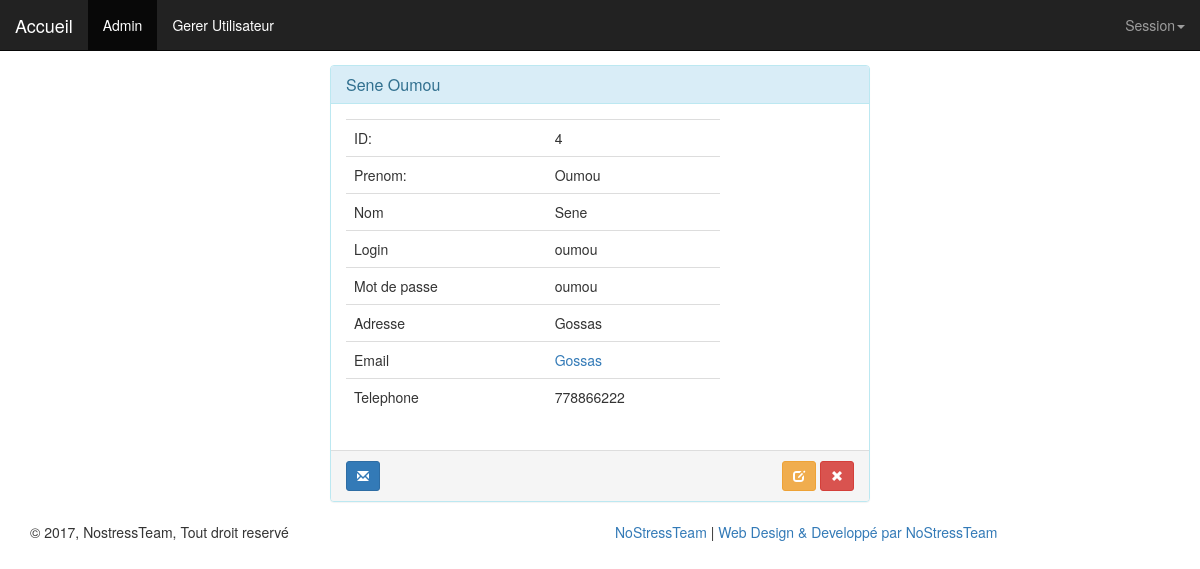
The page /details.php?recordID=4 (signed in) on the database its author committed.
### tables this page shows
CREATE TABLE IF NOT EXISTS `etudiants` (
  `id` int(10) NOT NULL AUTO_INCREMENT,
  `prenoms` varchar(100) NOT NULL,
  `nom` varchar(50) NOT NULL,
  `login` varchar(100) NOT NULL,
  `mdp` varchar(100) NOT NULL,
  `telephone` varchar(10) NOT NULL,
  `adresse` varchar(100) NOT NULL,
  `email` varchar(50) NOT NULL,
  PRIMARY KEY (`id`)
);

### details.php (the view, shortened to what this page needs)
<?php require_once('Connections/cnx.php'); ?>
<?php
if (!function_exists("GetSQLValueString")) {
  function GetSQLValueString($theValue, $theType, $theDefinedValue = "", $theNotDefinedValue = "")
  {
    $theValue = function_exists("mysql_real_escape_string") ? mysql_real_escape_string($theValue) : mysql_escape_string($theValue);
    switch ($theType) {
      case "long":
      case "int":
        $theValue = ($theValue != "") ? intval($theValue) : "NULL";
        break;
    }
    return $theValue;
  }
}
$maxRows_DetailRS1 = 5;
$pageNum_DetailRS1 = 0;
$startRow_DetailRS1 = $pageNum_DetailRS1 * $maxRows_DetailRS1;
$colname_DetailRS1 = "-1";
if (isset($_GET['recordID'])) {
  $colname_DetailRS1 = $_GET['recordID'];
}
$query_DetailRS1 = sprintf("SELECT * FROM etudiants WHERE id = %s ORDER BY nom ASC", GetSQLValueString($colname_DetailRS1, "int"));
$query_limit_DetailRS1 = sprintf("%s LIMIT %d, %d", $query_DetailRS1, $startRow_DetailRS1, $maxRows_DetailRS1);
$DetailRS1 = mysql_query($query_limit_DetailRS1, $cnx) or die(mysql_error());
$row_DetailRS1 = mysql_fetch_assoc($DetailRS1);
?>
  <!DOCTYPE html>
  <html lang="en">
<head>
  <link rel="stylesheet" href="https://maxcdn.bootstrapcdn.com/bootstrap/3.3.7/css/bootstrap.min.css">
  <link href="https://cdnjs.cloudflare.com/ajax/libs/font-awesome/4.4.0/css/font-awesome.min.css" rel='stylesheet' type='text/css'>
</head>
<body>
<nav class="navbar navbar-inverse navbar-fixed-top " >
  <div class="container-fluid">
    <div class="navbar-header">
      <a class="navbar-brand" href="index.php" style="color:#FFF">Accueil</a></div>
    <div class="collapse navbar-collapse" id="topFixedNavbar1">
      <ul class="nav navbar-nav">
        <li class="active"><a href="#">Admin<span class="sr-only">(current)</span></a></li>
        <li><a href="ajouter.php" style="color:#FFF">Gerer Utilisateur</a></li>
      </ul>
      <ul class="nav navbar-nav navbar-right">
        <li class="dropdown"><a href="#" class="dropdown-toggle" data-toggle="dropdown" role="button" aria-haspopup="true" aria-expanded="false">Session<span class="caret"></span></a>
        </li>
      </ul>
    </div>
  </div>
</nav>
<div class="container">
  <div class="col-xs-12 col-sm-12 col-md-6 col-lg-6 col-xs-offset-0 col-sm-offset-0 col-md-offset-3 col-lg-offset-3 toppad" >
    <div class="panel panel-info" style="margin-top: 12%">
      <div class="panel-heading">
        <h3 class="panel-title"> <?php echo $row_DetailRS1['nom']; ?>  <?php echo $row_DetailRS1['prenoms']; ?></h3>
      </div>
      <div class="panel-body">
        <div class="row">
          <div class=" col-md-9 col-lg-9 ">
            <table class="table table-user-information">
              <tbody>
              <tr>
                <td>ID:</td>
                <td><?php echo $row_DetailRS1['id']; ?></td>
              </tr>
              <tr>
                <td>Prenom:</td>
                <td><?php echo $row_DetailRS1['prenoms']; ?></td>
              </tr>
              <tr>
                <td>Nom</td>
                <td><?php echo $row_DetailRS1['nom']; ?></td>
              </tr>
              <tr>
              <tr>
                <td>Login</td>
                <td><?php echo $row_DetailRS1['login']; ?></td>
              </tr>
              <tr>
                <td>Mot de passe </td>
                <td><?php echo $row_DetailRS1['mdp']; ?></td>
              </tr>
              <tr>
                <td>Adresse</td>
                <td><?php echo $row_DetailRS1['adresse']; ?></td>
              </tr>
              <tr>
                <td>Email</td>
                <td><a href="mailto:info@support.com"><?php echo $row_DetailRS1['adresse']; ?></a></td>
              </tr>
              <tr>
                <td>Telephone</td>
                <td><?php echo $row_DetailRS1['telephone']; ?></td>
              </tr>
              </tbody>
            </table>
          </div>
        </div>
      </div>
      <div class="panel-footer">
        <a data-original-title="Broadcast Message" data-toggle="tooltip" type="button" class="btn btn-sm btn-primary"><i class="glyphicon glyphicon-envelope"></i></a>
                    <span class="pull-right">
                        <a href="modifier.php?recordID=<?php echo $row_DetailRS1['id']; ?>" data-original-title="modifier cet Etudiant" data-toggle="tooltip" type="button" class="btn btn-sm btn-warning"><i class="glyphicon glyphicon-edit"></i></a>
                        <a onclick="return confirm('Etes vous sur de le supprimer');" href="supprimer.php?recordID=<?php echo $row_DetailRS1['id']; ?>" data-original-title="Supprimer cet etudiant" data-toggle="tooltip" type="button" class="btn btn-sm btn-danger"><i class="glyphicon glyphicon-remove"></i></a>
                    </span>
      </div>
    </div>
  </div>
</div>
<footer>
  <div class="footer-bottom" >
    <div class="container">
      <div class="row">
        <div class="col-xs-12 col-sm-6 col-md-6 col-lg-6">
          <div class="copyright">
            © 2017, NostressTeam, Tout droit reservé
          </div>
        </div>
        <div class="col-xs-12 col-sm-6 col-md-6 col-lg-6">
          <div class="design">
            <a href="#">NoStressTeam</a> |  <a href="#">Web Design & Developpé par NoStressTeam</a>
          </div>
        </div>
      </div>
    </div>
  </div>
</footer>
</body>
  </html><?php

### rows shown on the page
etudiants: nom "Sene", prenoms "Oumou", id "4", login "oumou", mdp "oumou", adresse "Gossas", telephone "778866222"
